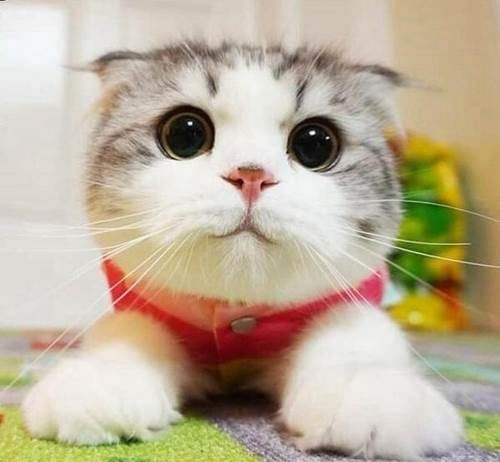
#> input picture CNN model/Training/Cat/1.jpg, 500 x 462 px; its folder holds only this picture in this run
$ python Add_image.py
#> lines starting #> are read from the running program, lines starting #| are printed output that depends on the picture
import numpy as np
import cv2 as cv
import os
import pickle
import random

img_size = 244
datadir = ("Training")
categories = ["Cat","Dog","Panda"]
training_data = []

def create_training_data():
    for category in categories:
        path = os.path.join(datadir,category)
        class_num = categories.index(category)
        for img in os.listdir(path):
                img_array = cv.imread(os.path.join(path,img),cv.IMREAD_GRAYSCALE)
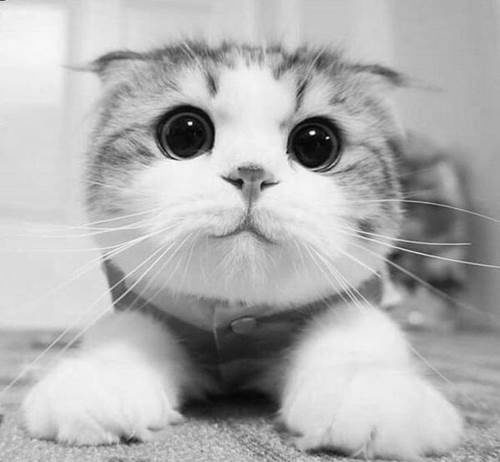
#> img_array: shape (462, 500); min 0, max 255, mean 177.1
                new_array = cv.resize(img_array,(img_size,img_size))
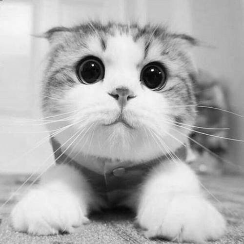
#> new_array: shape (244, 244); min 3, max 255, mean 177
                training_data.append([new_array,class_num])
#> pass 2 of the loop in create_training_data, `for category in categories:`:
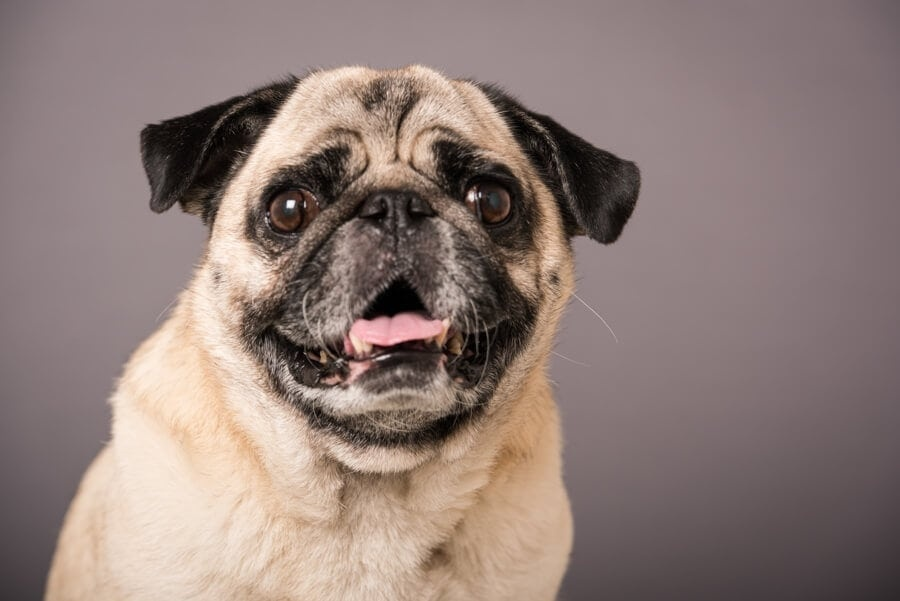
#> input picture CNN model/Training/Dog/1.jpg, 900 x 601 px
#> in create_training_data, `img_array = cv.imread(os.path.join(path,img),cv.IMREAD_GRAYSCALE)`:
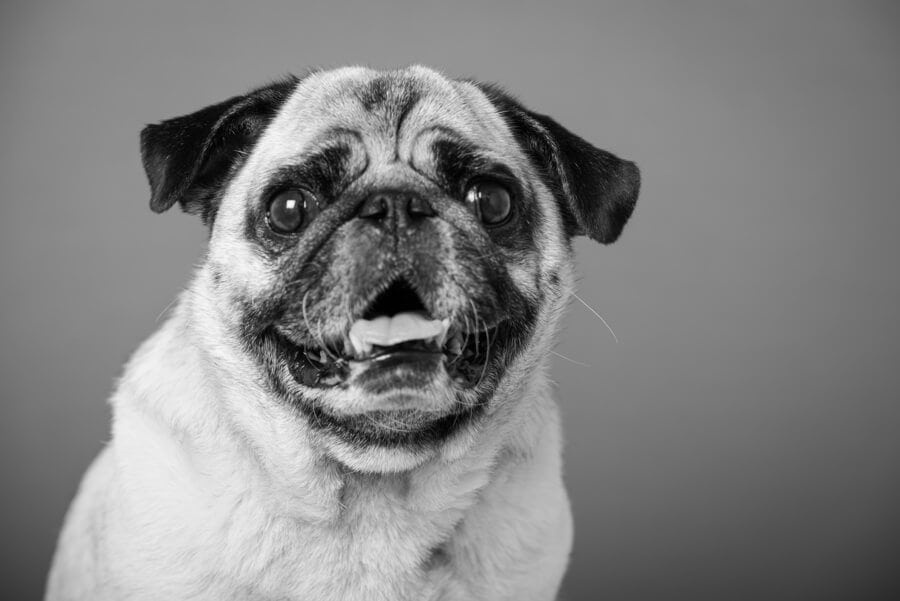
#> img_array: shape (601, 900); min 0, max 251, mean 130.2
#> in create_training_data, `new_array = cv.resize(img_array,(img_size,img_size))`:
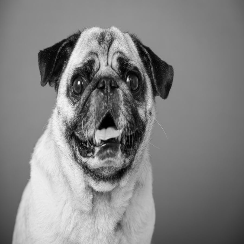
#> new_array: shape (244, 244); min 0, max 246, mean 130.1


#> (the run stopped early here; a loop or call above may not have finished)
